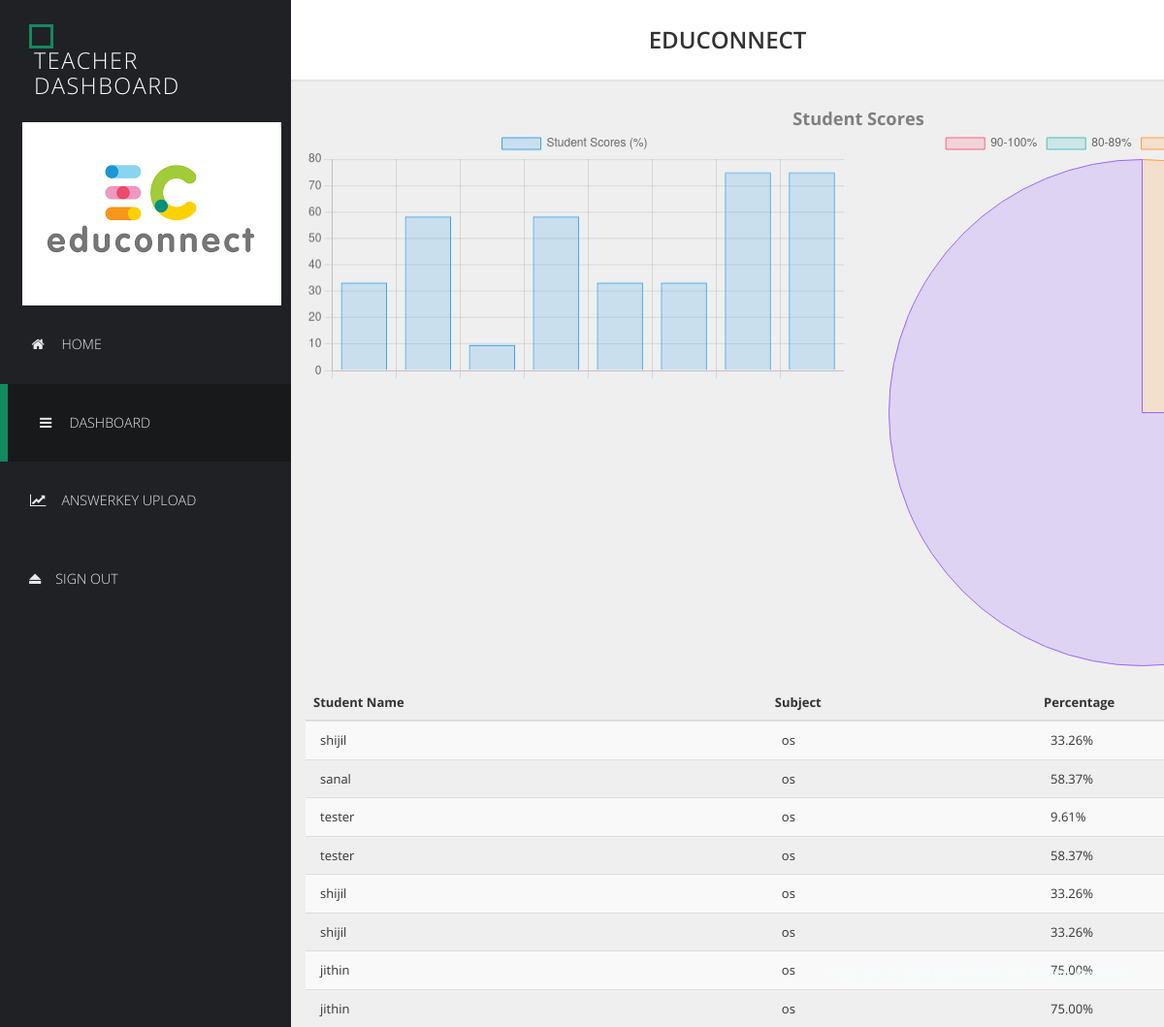
The page /teacher_dashboard/ on the database its author committed.
### myapp/models.py (models this page shows, shortened)
class Score(models.Model):
    student = models.ForeignKey(Student, on_delete=models.CASCADE, related_name='scores')
    subject = models.CharField(max_length=255)
    percentage = models.DecimalField(max_digits=5, decimal_places=2)

class Student(models.Model):
    full_name = models.CharField(max_length=255)
    roll_no = models.CharField(max_length=50, unique=True)
    email = models.EmailField(unique=True)
    username = models.CharField(max_length=150, unique=True)
    password = models.CharField(max_length=255)

### myapp/views.py (the view)
# urls.py: path('teacher_dashboard/',teacher_dashboard,name='teacher_dashboard'),
def teacher_dashboard(request):
    scores = Score.objects.select_related('student').all()
    return render(request, 'dashboard.html', {'scores': scores})

### myapp/templates/dashboard.html (shortened to what this page needs)
{% load static %}
<!DOCTYPE html>
<html lang="en">
  <head>
    <link href="https://cdnjs.cloudflare.com/ajax/libs/font-awesome/5.15.3/css/all.min.css" rel="stylesheet">
    <link href="{% static 'css/font-awesome.min.css' %}" rel="stylesheet">
    <link href="{% static 'css/bootstrap.min.css' %}" rel="stylesheet">
    <link href="{% static 'css/templatemo-style.css' %}" rel="stylesheet">
  </head>
  <body>
    <div class="templatemo-flex-row">
      <div class="templatemo-sidebar">
        <header class="templatemo-site-header">
          <div class="square"></div>
          <h1>Teacher Dashboard</h1>
        </header>
        <div class="profile-photo-container">
          <img style="padding-left: 23px;" src="{% static 'images/icon.png' %}" alt="Profile Photo" class="img-responsive">
        </div>
        <nav class="templatemo-left-nav">
          <ul>
            <li><a href="{% url 'teacher_home' %}"><i class="fa fa-home fa-fw"></i>Home</a></li>
            <li><a href="{% url 'teacher_dashboard' %}" class="active"><i class="fa fa-bars fa-fw"></i>Dashboard</a></li>
            <li><a href="{% url 'answerkey' %}"><i class="fa fa-chart-line fa-fw"></i>Answerkey Upload</a></li>
            <li><a href="{% url 'logout_view' %}"><i class="fa fa-eject"></i>Sign Out</a></li>
          </ul>
        </nav>
      </div>
      <div class="templatemo-content col-1 light-gray-bg">
        <div class="templatemo-top-nav-container">
          <div class="row">
            <nav class="templatemo-top-nav col-lg-12 col-md-12">
              <ul class="text-uppercase">
                <h2 style="font-size: 24px; font-weight: 600; text-align: center;" class="text-uppercase">EduConnect</h2>
              </ul>
            </nav>
          </div>
        </div>
        <div class="container mt-5">
          <h3 class="text-center" style="margin-top: 30px; font-weight: bold;">Student Scores</h3>
          <div class="row justify-content-center">
            <div class="col-md-6">
              <canvas id="scoreChart" style="height: 400px;"></canvas>
            </div>
            <div class="col-md-6">
              <canvas id="percentageDistributionChart" style="height: 400px;"></canvas>
            </div>
          </div>
          <div class="table-responsive" style="margin-top: 20px;">
            <table class="table table-striped table-hover">
              <thead class="thead-dark">
                <tr>
                  <th>Student Name</th>
                  <th>Subject</th>
                  <th>Percentage</th>
                </tr>
              </thead>
              <tbody>
                {% for score in scores %}
                <tr>
                  <td>{{ score.student.username }}</td>
                  <td>{{ score.subject }}</td>
                  <td>{{ score.percentage }}%</td>
                </tr>
                {% empty %}
                <tr>
                  <td colspan="3" class="text-center">No scores available</td>
                </tr>
                {% endfor %}
              </tbody>
            </table>
          </div>
        </div>
        <footer class="text-right" style="position: absolute; bottom: 20px; right: 20px; color: azure;">
          <p>Copyright &copy; 2024 EduConnect | All Rights Reserved</p>
        </footer>
      </div>
    </div>
    <script>
      // Prepare data for the bar chart
      const labels = [{% for score in scores %}'{{ score.student.name }}'{% if not forloop.last %}, {% endif %}{% endfor %}];
      const data = {
        labels: labels,
        datasets: [{
          label: 'Student Scores (%)',
          data: [{% for score in scores %}{{ score.percentage }}{% if not forloop.last %}, {% endif %}{% endfor %}],
          backgroundColor: 'rgba(54, 162, 235, 0.2)',
          borderColor: 'rgba(54, 162, 235, 1)',
          borderWidth: 1
        }]
      };
      const config = {
        type: 'bar',
        data: data,
        options: {
          responsive: true,
          scales: {
            y: {
              beginAtZero: true
            }
          }
        }
      };
      // Render the bar chart
      const scoreChart = new Chart(
        document.getElementById('scoreChart'),
        config
      );
      // Prepare data for the pie chart (Percentage distribution)
      const percentageLabels = ["90-100%", "80-89%", "70-79%", "Below 70%"];
      const percentageData = [0, 0, 0, 0];
      {% for score in scores %}
        {% if score.percentage >= 90 %}
          percentageData[0] += 1;
        {% elif score.percentage >= 80 %}
          percentageData[1] += 1;
        {% elif score.percentage >= 70 %}
          percentageData[2] += 1;
        {% else %}
          percentageData[3] += 1;
        {% endif %}
      {% endfor %}
      const pieData = {
        labels: percentageLabels,
        datasets: [{
          label: 'Percentage Distribution',
          data: percentageData,
          backgroundColor: ['rgba(255, 99, 132, 0.2)', 'rgba(75, 192, 192, 0.2)', 'rgba(255, 159, 64, 0.2)', 'rgba(153, 102, 255, 0.2)'],
          borderColor: ['rgba(255, 99, 132, 1)', 'rgba(75, 192, 192, 1)', 'rgba(255, 159, 64, 1)', 'rgba(153, 102, 255, 1)'],
          borderWidth: 1
        }]
      };
      const pieConfig = {
        type: 'pie',
        data: pieData,
        options: {
          responsive: true,
        }
      };
      // Render the pie chart
      const percentageDistributionChart = new Chart(
        document.getElementById('percentageDistributionChart'),
        pieConfig
      );
    </script>
  </body>
</html>

### myapp/static/css/templatemo-style.css (style rules this page uses)
* { font-family: 'Open Sans', sans-serif; }
body { font-size: 13px; }
body, .templatemo-left-nav { background: #1f2124; }
h1, h2, h3 { margin: 0; }
h2 { font-size: 1.6em; }
h3 { color: #7f7f7f; font-size: 1.4em; }
ul { list-style-type: none; margin: 0; padding: 0; }
nav li { font-size: 1.1em; list-style: none; text-transform: uppercase; }
.light-gray-bg { background-color: #efefef; }
footer { padding: 15px; }
.templatemo-sidebar { width: 300px; }
.square { width: 25px; height: 25px; border: 3px solid #13895F; display: inline-block; vertical-align: middle; }
.templatemo-site-header { margin: 25px 30px; }
.templatemo-site-header h1 { color: white; display: inline-block; font-size: 1.8em; font-weight: 300; letter-spacing: 1.5px; margin: 0 5px; text-transform: uppercase; vertical-align: middle; }
.profile-photo-container { position: relative; }
.templatemo-left-nav li { font-weight: 300; }
.templatemo-left-nav a.active, .templatemo-left-nav a:hover { background: #18191b; border-left: 8px solid #13895F; }
.templatemo-left-nav a { color: #e9e9ea; display: block; padding: 30px; transition: all 0.3s ease; }
.templatemo-left-nav .fa { margin-right: 15px; }
.templatemo-top-nav-container { background-color: white; padding: 28px 50px; box-shadow: 0px 0px 2px 2px rgba(161, 159, 159, 0.18); }
.templatemo-content { margin-top: 0px; min-height: 600px; padding: 0; overflow-x: hidden; }
.templatemo-flex-row { display: -webkit-flex; display: -ms-flexbox; display: flex; }
.col-1 { -webkit-flex: 1; -ms-flex: 1; flex: 1; }
.table { margin-bottom: 0; }
.table>tbody>tr>td { padding: 10px 15px; }
@media only screen and (min-width: 768px) { .templatemo-left-nav { display: block !important; } }

### rows shown on the page
Score: student.username "shijil", subject "os", percentage "33.26"
Score: student.username "sanal", subject "os", percentage "58.37"
Score: student.username "tester", subject "os", percentage "9.61"
Score: student.username "tester", subject "os", percentage "58.37"
Score: student.username "shijil", subject "os", percentage "33.26"
Score: student.username "shijil", subject "os", percentage "33.26"
Score: student.username "jithin", subject "os", percentage "75.00"
Score: student.username "jithin", subject "os", percentage "75.00"

### other values the page prints
chart data {{ score.percentage }} 33.26, 58.37, 9.61, 58.37, 33.26, 33.26, 75.00, 75.00
